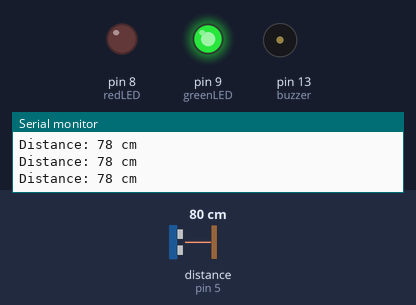
The sketch below on a simulated Arduino Uno, built with avr-gcc and run on an emulated ATmega328P. Parts: output pins drawn as LEDs (lit = HIGH), buzzer (waves = sounding), the last lines printed to the serial monitor. Wiring (inferred from the names in the program): ultrasonic range finder: trigger pin 6; echo pin 5. The inputs (shaded band) are chosen by the test bench; at power-on: distance to the obstacle (sensor on pin 5) 80 cm. The echo pulse lasts 58.3 µs per cm; pins used as bus, display or sensor lines are not drawn.

Above: at 1.2 s.
1.3 s: distance to the obstacle (sensor on pin 5) set to 18 cm
2.8 s: distance to the obstacle (sensor on pin 5) set to 15 cm
At 3.8 s:
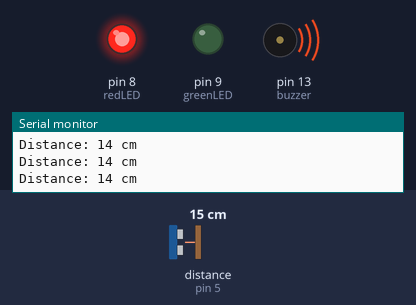
4.3 s: distance to the obstacle (sensor on pin 5) set to 35 cm
At 5.5 s:
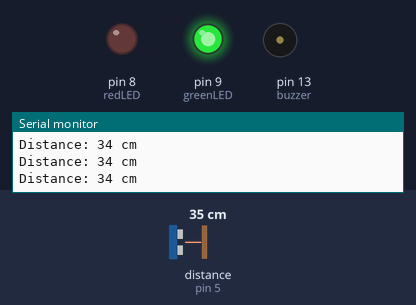
5.8 s: distance to the obstacle (sensor on pin 5) set to 9 cm
At 7.2 s:
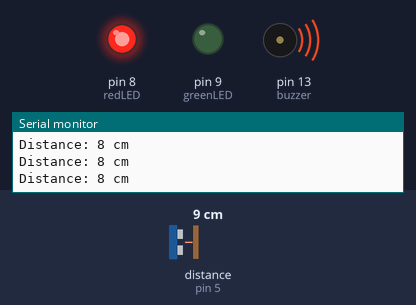
Timing chart, 0 to 8.3 s (numbered marks = the images above; inputs shaded):
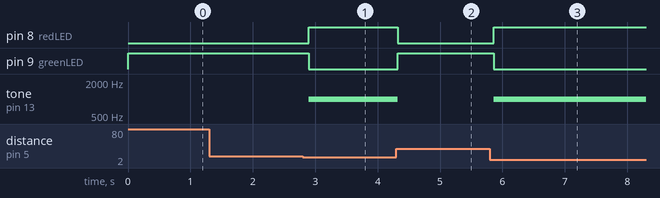

The sketch:

ultrasonic_sensor1.ino
```cpp
const int trigPin = 6;
const int echoPin = 5;
const int buzzer = 13;

const int redLED = 8;
const int greenLED = 9;

long duration;
int distance;

void setup() {
  pinMode(trigPin, OUTPUT);
  pinMode(echoPin, INPUT);

  pinMode(buzzer, OUTPUT);
  pinMode(redLED, OUTPUT);
  pinMode(greenLED, OUTPUT);

  Serial.begin(9600);
}

void loop() {

  // Send ultrasonic pulse
  digitalWrite(trigPin, LOW);
  delayMicroseconds(2);

  digitalWrite(trigPin, HIGH);
  delayMicroseconds(10);

  digitalWrite(trigPin, LOW);

  // Read echo
  duration = pulseIn(echoPin, HIGH);

  // Calculate distance in cm
  distance = duration * 0.034 / 2;

  Serial.print("Distance: ");
  Serial.print(distance);
  Serial.println(" cm");

  if (distance > 0 && distance <= 15) {

    // Obstacle detected
    tone(buzzer, 1000);

    digitalWrite(redLED, HIGH);
    digitalWrite(greenLED, LOW);

  } else {

    // No obstacle
    noTone(buzzer);

    digitalWrite(redLED, LOW);
    digitalWrite(greenLED, HIGH);

  }

  delay(100);
}
```

Measured:
- the behaviour switches between 17 and 16 cm on distance to the obstacle (sensor on pin 5) (found by bisection; images 0 and 1)
- after the input at 2.8 s, pin 8 (redLED): LOW → HIGH after 0.10 s; pin 9 (greenLED): HIGH → LOW after 0.10 s; tone on pin 13 (buzzer): silent → 1000 Hz after 0.10 s
- after the input at 4.3 s, pin 8 (redLED): HIGH → LOW at once; pin 9 (greenLED): LOW → HIGH at once; tone on pin 13 (buzzer): 1000 Hz → silent at once
- after the input at 5.8 s, pin 8 (redLED): LOW → HIGH after 0.06 s; pin 9 (greenLED): HIGH → LOW after 0.06 s; tone on pin 13 (buzzer): silent → 1000 Hz after 0.06 s
